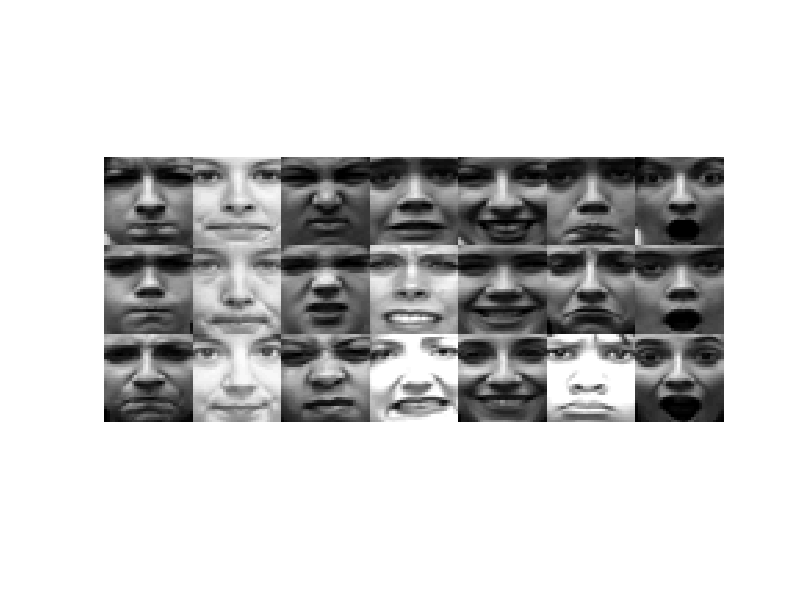

Here is the MATLAB script that generated this plot:
load CK32RowFinal.mat;
load CKROW_Y.mat;
res = zeros(32*3,32*7);
aline11 = CK32RowFinal(1,:);
pic = reshape(aline11,32,32);
imshow(pic);
res(1:32,1:32) = pic;
aline12 = CK32RowFinal(45,:);
pic = reshape(aline12,32,32);
res(1:32,33:64) = pic;
aline13= CK32RowFinal(63,:);
pic = reshape(aline13,32,32);
res(1:32,65:96) = pic;
aline14= CK32RowFinal(120,:);
pic = reshape(aline14,32,32);
res(1:32,97:128) = pic;
aline15= CK32RowFinal(137,:);
pic = reshape(aline15,32,32);
res(1:32,129:160) = pic;
aline16= CK32RowFinal(206,:);
pic = reshape(aline16,32,32);
res(1:32,161:192) = pic;
aline17= CK32RowFinal(233,:);
pic = reshape(aline17,32,32);
res(1:32,193:224) = pic;
aline21= CK32RowFinal(2,:);
pic = reshape(aline21,32,32);
res(33:64,1:32) = pic;
aline22= CK32RowFinal(46,:);
pic = reshape(aline22,32,32);
res(33:64,33:64) = pic;
aline23= CK32RowFinal(64,:);
pic = reshape(aline23,32,32);
res(33:64,65:96) = pic;
aline24= CK32RowFinal(121,:);
pic = reshape(aline24,32,32);
res(33:64,97:128) = pic;
aline25= CK32RowFinal(138,:);
pic = reshape(aline25,32,32);
res(33:64,129:160) = pic;
aline26= CK32RowFinal(207,:);
pic = reshape(aline26,32,32);
res(33:64,161:192) = pic;
aline27= CK32RowFinal(234,:);
pic = reshape(aline27,32,32);
res(33:64,193:224) = pic;
aline31= CK32RowFinal(3,:);
pic = reshape(aline31,32,32);
res(65:96,1:32) = pic;
aline32= CK32RowFinal(47,:);
pic = reshape(aline32,32,32);
res(65:96,33:64) = pic;
aline33= CK32RowFinal(65,:);
pic = reshape(aline33,32,32);
res(65:96,65:96) = pic;
aline34= CK32RowFinal(122,:);
pic = reshape(aline34,32,32);
res(65:96,97:128) = pic;
aline35= CK32RowFinal(139,:);
pic = reshape(aline35,32,32);
res(65:96,129:160) = pic;
aline36= CK32RowFinal(208,:);
pic = reshape(aline36,32,32);
res(65:96,161:192) = pic;
aline37= CK32RowFinal(235,:);
pic = reshape(aline37,32,32);
res(65:96,193:224) = pic;
imshow(uint8(res));
